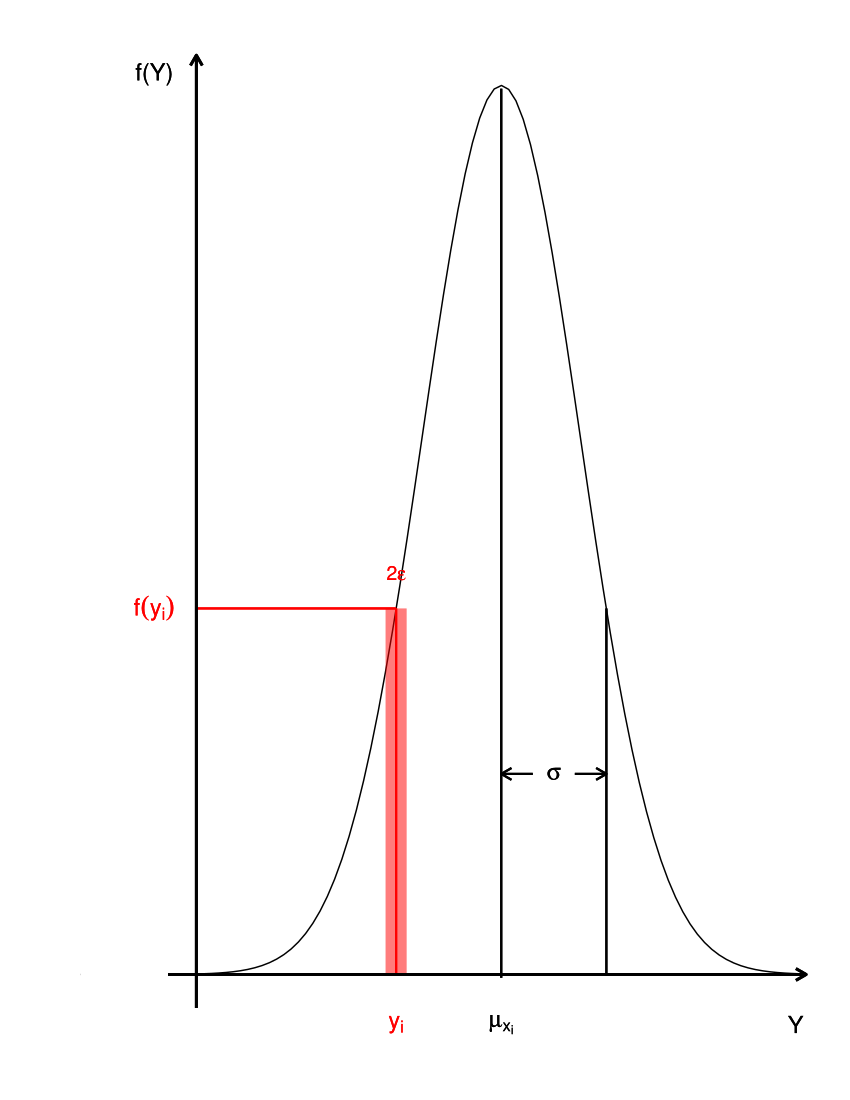

Write R code to recreate this figure.
library(ggplot2)
library(ggthemes)
library(ggpubr)
library(magrittr)
library(grid)

# our color scale for the book
cols = viridisLite::viridis(3)
wendepunkt_hoehe = 0.219
liniendicke = 0.75
achsendicke = 1


p1 <- ggplot(data = data.frame(A = c(-3.5, 2.5)), aes(A)) + 
            
  stat_function(fun = dnorm, n = 101, args = list(mean = 0, sd = 0.75)) + 
  ylab("") +
  xlab("") +
  scale_y_continuous(breaks = NULL) +  # hide axis scaling
  scale_x_continuous(breaks = NULL) +
  geom_segment(aes(x = 0, y = -0.002, xend = 0, yend = 0.53), 
               size = liniendicke) + # vertical line to max
  geom_segment(aes(x = 1, y = 0, xend = 1, yend = wendepunkt_hoehe), 
               size = liniendicke) + # vertical line to the right inflection point
  geom_segment(aes(x = -1, y = 0, xend = -1, 
                   yend = wendepunkt_hoehe),      # vertical red line to the left inflection point
               colour = "red", size = liniendicke ) + 
  geom_segment(aes(x = -1, y = wendepunkt_hoehe,  # horizontal red line to the left inflection point
                   xend = -2.9, yend = wendepunkt_hoehe), 
               colour = "red", size = liniendicke ) +
  geom_rect(aes(xmin=-1.1, xmax=-0.9, ymin=0,       # 2 epsilon bar
                ymax=wendepunkt_hoehe), fill="red", alpha=0.3) + 
  geom_text(x=-1, y=0.24,                          # 2 epsilon label
            label=expression(paste("2",epsilon)), size=5, colour = "red") + 
  geom_segment(aes(x = 0.3, y = 0.12, xend = 0, yend = 0.12), # Left arrow  to sigma
               size = liniendicke,
               arrow = arrow(length = unit(0.3, "cm"))) + 
  geom_segment(aes(x = 0.7, y = 0.12, xend = 1, yend = 0.12), # right arrow  to sigma
               size = liniendicke,
               arrow = arrow(length = unit(0.3, "cm"))) + 
  geom_text(x=0.5, y=0.12, label=expression(sigma), size=6) + # sigma text
  geom_segment(aes(x = -2.9, y = -0.02, xend = -2.9, yend = 0.55), # y-axis
               size = achsendicke,
              arrow = arrow(length = unit(0.3, "cm"))) +
  geom_segment(aes(x = -3.9, y = 0, xend = 2.9, yend = 0),         # x-axis
               size = achsendicke,
               arrow = arrow(length = unit(0.3, "cm"))) +
  geom_text(x=0, y=-0.03,                # mu[xi] bottom text 
            label=expression(mu[x[i]]), 
            size=6) +
  geom_text(x=-1, y=-0.03,               # y[i] red bottom text
            label=expression(y[i]), 
            size=6 , colour = "red") +
  geom_text(x=2.8, y=-0.03, label=expression(Y), size=6, angle = 0) +
  geom_text(x=-3.3, y=0.54, label="f(Y)", size=6, angle = 0) +
  geom_text(x=-3.3, y=wendepunkt_hoehe, # f(...) red left text 
            label=expression(f(y[i])), 
            size=6, colour = "red", angle = 0) +
  # draw white square on top of right end of too long x-axis (work-around)
  geom_rect(aes(xmin=-4.0, xmax=-3.17, ymin=-0.02,  ymax=0.02), 
            fill="white", alpha=1) +
  theme_hc(base_size = 30) 
p1 

#save as pdf (with scale you change the thickness of lines,
#width=8.5cm is half a page width in the book)
ggsave(filename = "./kurve2_v2.pdf",
       p1, width = 8.5, height = 7, units = "cm", scale = 1.5)
